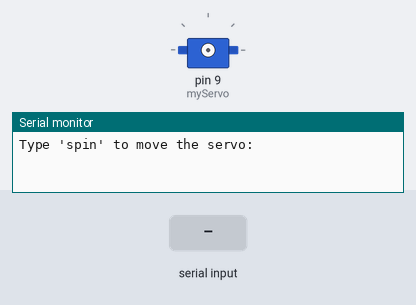
A sketch run on a simulated Arduino Uno, built with avr-gcc and run on an emulated ATmega328P. Parts: servo, the last lines printed to the serial monitor. The test bench sets the inputs (shaded band).

Above: at 1.2 s.
1.3 s: "spin\n" received over Serial
At 1.75 s:
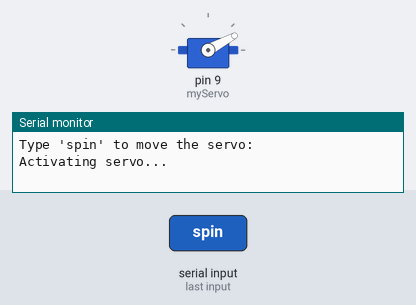
At 4.4 s:
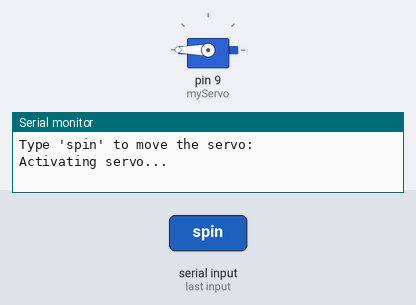
Timing chart, 0 to 8.8 s (numbered marks = the images above; inputs shaded):
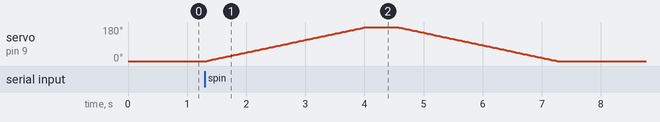

Measured:
- after the input at 1.3 s, servo on pin 9 (myServo): rises from 0° to 180° in 2.7 s, then falls to 0° in 3.2 s

The sketch:

servo_spin.ino
```cpp
#include <Servo.h>

Servo myServo;
int pos = 0;
String input = "";

void setup() {
  Serial.begin(9600);
  Serial.println("Type 'spin' to move the servo:");
}

void loop() {
  if (Serial.available() > 0) {
    input = Serial.readStringUntil('\n');
    input.trim();

    if (input == "spin") {
      Serial.println("Activating servo...");

      myServo.attach(9);  // activate servo

      // Move from 0 to 180
      for (pos = 0; pos <= 180; pos++) {
        myServo.write(pos);
        delay(15);
      }

      delay(500);

      // Move back from 180 to 0
      for (pos = 180; pos >= 0; pos--) {
        myServo.write(pos);
        delay(15);
      }

      delay(500);

      myServo.detach();  // deactivate servo
      Serial.println("Servo deactivated. Waiting for next command.");
    }
    else {
      Serial.println("Unknown command. Type 'spin'.");
    }
  }
}
```
